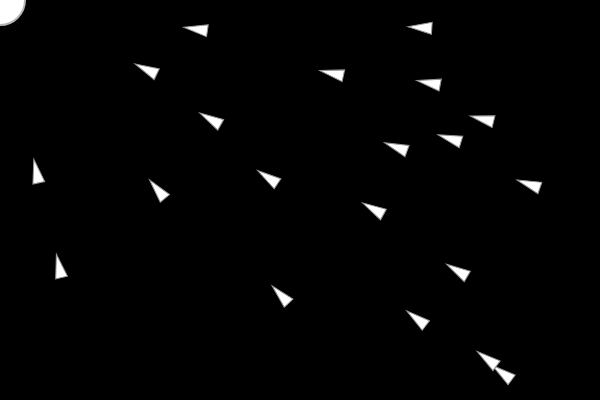
Frame 1 (no input)
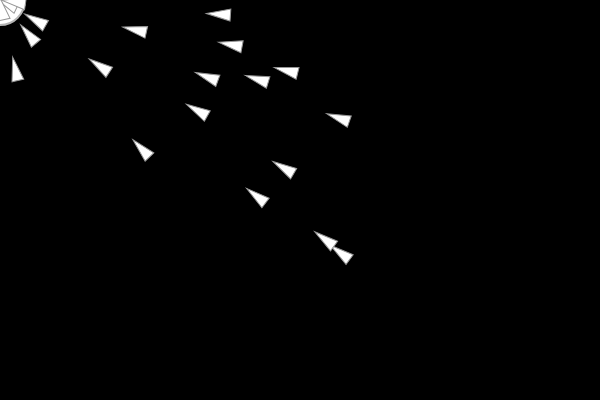
Frame 60 (no input)
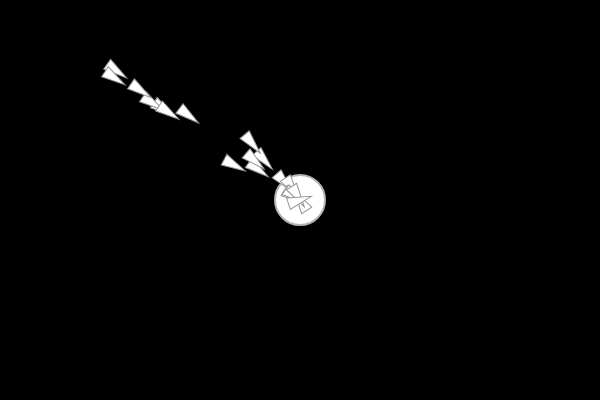
Frame 120 (the mouse pressed at the canvas centre since frame 60)

The p5.js sketch that drew these frames (run headless with seeded random() and noise() and a simulated clock; from frame 60 on, the mouse is pressed at the canvas centre):

// p5.js sketch
// ── sketch.js
var vehicules = [];
var total = 20;

function setup() {
	createCanvas(600, 400);
	for (var i = 0; i < total; i++) {
		vehicules.push(new Vehicule(random(width), random(height)));
	}
}

function draw() {
	background(0);
	stroke(180);
	strokeWeight(2);
	fill(255);
	ellipse(mouseX, mouseY, 50)
	var mouse = createVector(mouseX, mouseY);

	for (var i = 0; i < vehicules.length; i++) {
		vehicules[i].seek(mouse, 50);
		vehicules[i].update();
		vehicules[i].display();
	}
}

// ── vehicule.js
class Vehicule{
  constructor(x,y){
    this.position = createVector(x,y);
    this.velocity = createVector();
    this.acceleration = createVector();
    this.maxSpeed = 4;
    this.maxForce = 0.2;
    this.r = 6;
  }

  /////////// METHODS FOR THE CLASS//////////

  //Updates the location of the vehicule
  update(){
    this.velocity.add(this.acceleration);
    this.velocity.limit(this.maxSpeed);
    this.position.add(this.velocity);

    //Be careful, now we have to update the force at each draw which will impact on the acceleration
    this.acceleration.mult(0);
  }

  //Applies a force vector to the vehicule
  applyForce(force){
    //Here we could add the concept of mass : acc = force*mass
    this.acceleration.add(force);
  }

  //Methods which calculates the steering force towards a target
  seek(target, arrivalAreaRadius){
    //Keep in mind the idea that steer = current velocity - desired velocity
    var desired = p5.Vector.sub(target, this.position);
    var d = desired.mag();

    if (d < arrivalAreaRadius) {
      var desiredMagnitude = map(d,0,arrivalAreaRadius,0,this.maxSpeed);
      desired.setMag(desiredMagnitude);
    } else {
      desired.setMag(this.maxSpeed);
    }

    var steer = p5.Vector.sub(desired, this.velocity);
    steer.limit(this.maxForce); //Limits the steering force

    this.applyForce(steer);
  }


  display(){
    //Draws a triangle rotated in the direction of velocity
    var theta = this.velocity.heading();

    fill(255);
    stroke(150);
    strokeWeight(1);

    push();
    translate(this.position.x,this.position.y);
    rotate(theta);
    beginShape();
    vertex(this.r*2, 0);
    vertex(-this.r*2, this.r);
    vertex(-this.r*2, -this.r);
    endShape(CLOSE); // Closes the triangle
    pop(); // Returns to the original axis
  }
}
